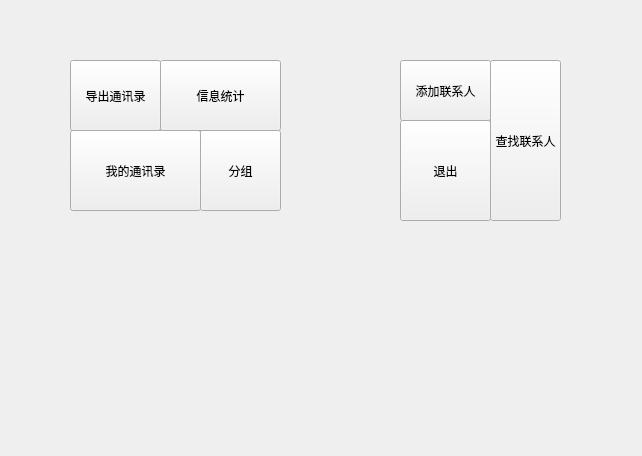
<?xml version="1.0" encoding="UTF-8"?>
<ui version="4.0">
 <class>Widget</class>
 <widget class="QWidget" name="Widget">
  <property name="geometry">
   <rect>
    <x>0</x>
    <y>0</y>
    <width>642</width>
    <height>456</height>
   </rect>
  </property>
  <property name="windowTitle">
   <string>我的通讯录</string>
  </property>
  <property name="styleSheet">
   <string notr="true"/>
  </property>
  <widget class="QPushButton" name="DisplayButton">
   <property name="geometry">
    <rect>
     <x>70</x>
     <y>130</y>
     <width>131</width>
     <height>81</height>
    </rect>
   </property>
   <property name="styleSheet">
    <string notr="true"/>
   </property>
   <property name="text">
    <string>我的通讯录</string>
   </property>
  </widget>
  <widget class="QPushButton" name="ExitButton">
   <property name="geometry">
    <rect>
     <x>400</x>
     <y>120</y>
     <width>91</width>
     <height>101</height>
    </rect>
   </property>
   <property name="styleSheet">
    <string notr="true"/>
   </property>
   <property name="text">
    <string>退出</string>
   </property>
  </widget>
  <widget class="QPushButton" name="infopushButton">
   <property name="geometry">
    <rect>
     <x>160</x>
     <y>60</y>
     <width>121</width>
     <height>71</height>
    </rect>
   </property>
   <property name="styleSheet">
    <string notr="true"/>
   </property>
   <property name="text">
    <string>信息统计</string>
   </property>
  </widget>
  <widget class="QPushButton" name="SearchButton">
   <property name="geometry">
    <rect>
     <x>490</x>
     <y>60</y>
     <width>71</width>
     <height>161</height>
    </rect>
   </property>
   <property name="styleSheet">
    <string notr="true"/>
   </property>
   <property name="text">
    <string>查找联系人</string>
   </property>
  </widget>
  <widget class="QPushButton" name="typepushButton">
   <property name="geometry">
    <rect>
     <x>200</x>
     <y>130</y>
     <width>81</width>
     <height>81</height>
    </rect>
   </property>
   <property name="styleSheet">
    <string notr="true"/>
   </property>
   <property name="text">
    <string>分组</string>
   </property>
  </widget>
  <widget class="QPushButton" name="AddButton">
   <property name="geometry">
    <rect>
     <x>400</x>
     <y>60</y>
     <width>91</width>
     <height>61</height>
    </rect>
   </property>
   <property name="styleSheet">
    <string notr="true"/>
   </property>
   <property name="text">
    <string>添加联系人</string>
   </property>
  </widget>
  <widget class="QPushButton" name="OutputButton">
   <property name="geometry">
    <rect>
     <x>70</x>
     <y>60</y>
     <width>91</width>
     <height>71</height>
    </rect>
   </property>
   <property name="text">
    <string>导出通讯录</string>
   </property>
  </widget>
 </widget>
 <layoutdefault spacing="6" margin="11"/>
 <tabstops>
  <tabstop>AddButton</tabstop>
  <tabstop>DisplayButton</tabstop>
  <tabstop>SearchButton</tabstop>
  <tabstop>ExitButton</tabstop>
 </tabstops>
 <resources/>
 <connections>
  <connection>
   <sender>ExitButton</sender>
   <signal>clicked()</signal>
   <receiver>Widget</receiver>
   <slot>close()</slot>
   <hints>
    <hint type="sourcelabel">
     <x>280</x>
     <y>185</y>
    </hint>
    <hint type="destinationlabel">
     <x>199</x>
     <y>149</y>
    </hint>
   </hints>
  </connection>
 </connections>
</ui>
